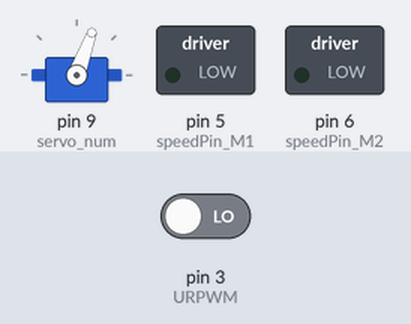
The sketch below on a simulated Arduino Uno, built with avr-gcc and run on an emulated ATmega328P. Parts: servo, switched loads named in the sketch (green lamp = pin HIGH). The inputs (shaded band) are chosen by the test bench; at power-on: pin 3 (URPWM) LOW. Pins used as bus, display or sensor lines are not drawn.

Above: at 0.1 s.
At 5.6 s:
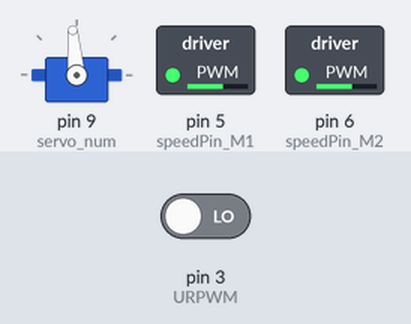
At 14.6 s:
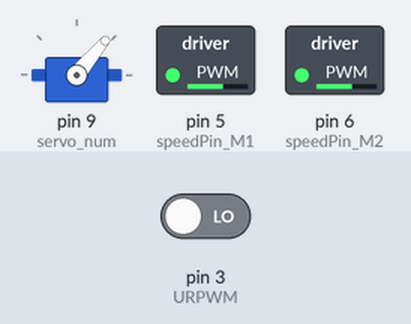
At 17.6 s:
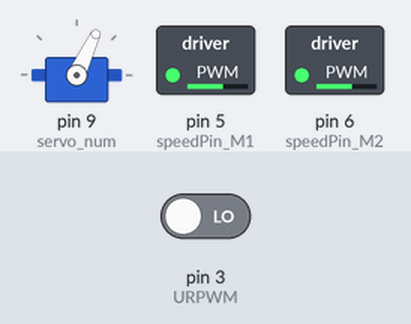
At 38.6 s:
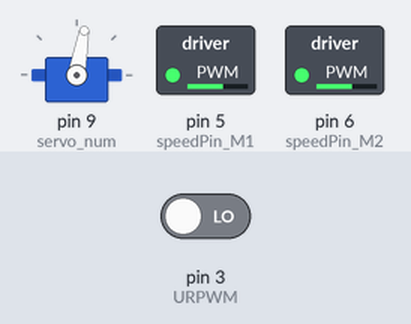
Timing chart, 0 to 40.0 s (numbered marks = the images above):
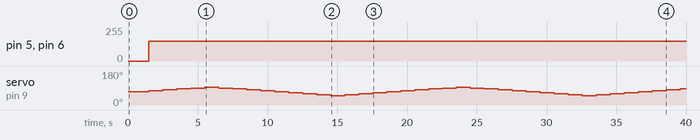

The sketch:

DFRobot_4WD_driver.ino
```cpp
#include <Servo.h>
#include <Metro.h>
#include <TimerOne.h>
#include <MsTimer2.h>

Metro measureDistance = Metro(50);
Metro sweepServo = Metro(20);

int speedPin_M1 = 5;
int speedPin_M2 = 6;
int directionPin_M1 = 4;
int directionPin_M2 = 7;
unsigned long actualDistance = 0;
Servo myservo;
char servo_num = 9;
int pos = 70;
int sweepFlag = 1;
int URPWM = 3;
int URTRIG = 10;
char drive_advance_flag = 0;
char drive_back_flag = 0;
unsigned int timer_150ms_counter = 0;
unsigned int timer_200ms_counter = 0;
unsigned int timer_500ms_counter = 0;
unsigned int timer_1000ms_counter = 0;
char timer_150ms_flag = 0;
char timer_200ms_flag = 0;
char timer_500ms_flag = 0;
char timer_1000ms_flag = 0;
const char left = 1;
const char right = 2;
const char advance = 3;

void SensorSetup() {
  pinMode(URTRIG, OUTPUT);
  digitalWrite(URTRIG,HIGH);
  pinMode(URPWM, INPUT);
}

long MeasureDistance() {
  digitalWrite(URTRIG,LOW);
  digitalWrite(URTRIG,HIGH);
  unsigned long distance=pulseIn(URPWM,LOW);
  distance=distance/50;
  return distance;
}

void carStop() {
  analogWrite (speedPin_M2,0);
  digitalWrite(directionPin_M1,LOW);
  analogWrite (speedPin_M1,0);
  digitalWrite(directionPin_M2,LOW);
}

void msTimer2_func() {
  if (timer_500ms_counter < 500) {
    timer_500ms_counter ++;
  } else {
    timer_500ms_flag = 1;
    timer_500ms_counter = 0;
  }

  if (timer_1000ms_counter < 1000) {
    timer_1000ms_counter ++;
  } else {
    timer_1000ms_flag = 1;
    timer_1000ms_counter = 0;
  }

  if (drive_advance_flag == 1) {
    carAdvance(150,150);
    if (timer_200ms_counter < 200) {
      timer_200ms_counter ++;
    } else {
      drive_advance_flag = 0;
      timer_200ms_counter = 0;
    }
  }

  if (drive_back_flag == 1) {
    carBack(150,150);
    if (timer_150ms_counter < 150) {
      timer_150ms_counter ++;
    } else {
      drive_back_flag = 0;
      timer_150ms_counter = 0;
    }
  }
}

void carBack(long leftSpeed, long rightSpeed) {
  analogWrite (speedPin_M2,leftSpeed);
  digitalWrite(directionPin_M1,HIGH);
  analogWrite (speedPin_M1,rightSpeed);
  digitalWrite(directionPin_M2,HIGH);
}

void carAdvance(long leftSpeed, long rightSpeed) {
  analogWrite (speedPin_M2,leftSpeed);
  digitalWrite(directionPin_M1,LOW);
  analogWrite (speedPin_M1,rightSpeed);
  digitalWrite(directionPin_M2,LOW);
}

void carTurnLeft(long leftSpeed, long rightSpeed) {
  analogWrite (speedPin_M2,leftSpeed);
  digitalWrite(directionPin_M1,LOW);
  analogWrite (speedPin_M1,rightSpeed);
  digitalWrite(directionPin_M2,HIGH);
}

void carTurnRight(long leftSpeed, long rightSpeed) {
  analogWrite (speedPin_M2,leftSpeed);
  digitalWrite(directionPin_M1,HIGH);
  analogWrite (speedPin_M1,rightSpeed);
  digitalWrite(directionPin_M2,HIGH);
}

void servoSweep() {
  if (sweepServo.check() == 1) {
    if (sweepFlag) {
      if (pos>=50 && pos<=95) {
        pos=pos+5;
        myservo.write(pos);
      }
      if (pos>94) {
        sweepFlag = false;
      }
    } else {
      if (pos>=50 && pos<=100) {
        pos=pos-5;
        myservo.write(pos);
      }
      if (pos<51) {
        sweepFlag = true;
      }
    }
  }
}

char direction_state_update() {
  char direction= 0;
  // advance
  if (pos>=65 && pos<=80) {
    direction = advance;
  }
  // left
  if (pos>=50 && pos<65) {
    direction = left;
  }
  // right
  if (pos>80 && pos<=95) {
    direction = right;
  }
  return direction;
}

void drive_mode() {
  if (measureDistance.check() == 1) {
    actualDistance = MeasureDistance();
  }
  char data=0;
  data = direction_state_update();
  switch (data) {
   case advance:
    if (actualDistance <= 30) {
      drive_back_flag = 1;
    } else {
      drive_advance_flag = 1;
    }
    break;
   case left:
    if (actualDistance <= 30) {
      drive_back_flag = 1;
    } else {
      drive_advance_flag = 1;
    }
    break;
   case right:
    if (actualDistance <= 30) {
      drive_back_flag = 1;
    } else {
      drive_advance_flag = 1;
    }
    break;
   default:
    drive_back_flag = 0;
    drive_advance_flag = 0;
    break;
  }
}

void setup()
{
  MsTimer2::stop();
  myservo.attach(servo_num);
  myservo.write(pos);
  SensorSetup();
  MsTimer2::set(1, msTimer2_func);
  MsTimer2::start();
}

void loop()
{
  if (timer_500ms_flag  == 1) {
    drive_mode();
    timer_500ms_flag = 0;
  }
  if (timer_1000ms_flag  == 1) {
    servoSweep();
    timer_1000ms_flag = 0;
  }
}
```

Metro.h
```cpp
#ifndef Metro_h
#define Metro_h

#include <inttypes.h>
class Metro
{
public:
  Metro(unsigned long interval_millis);
  Metro(unsigned long interval_millis, uint8_t autoreset);
  void interval(unsigned long interval_millis);
  char check();
  void reset();

private:
  uint8_t autoreset;
  unsigned long  previous_millis, interval_millis;
};
#endif
```

Measured:
- by itself, pin 5 (speedPin_M1), pin 6 (speedPin_M2): 0/255 → 150/255 at 1.5 s
- by itself, servo on pin 9 (servo_num): repeats every 18.0 s: 80° 1.0 s, 85° 1.0 s, 90° 1.0 s, 95° 1.0 s, 90° 1.0 s, 85° 1.0 s, 80° 1.0 s, 75° 1.0 s, 70° 1.0 s, 65° 1.0 s, 60° 1.0 s, 55° 1.0 s, 50° 1.0 s, 55° 1.0 s, 60° 1.0 s, 65° 1.0 s, 70° 1.0 s, 75° 1.0 s
